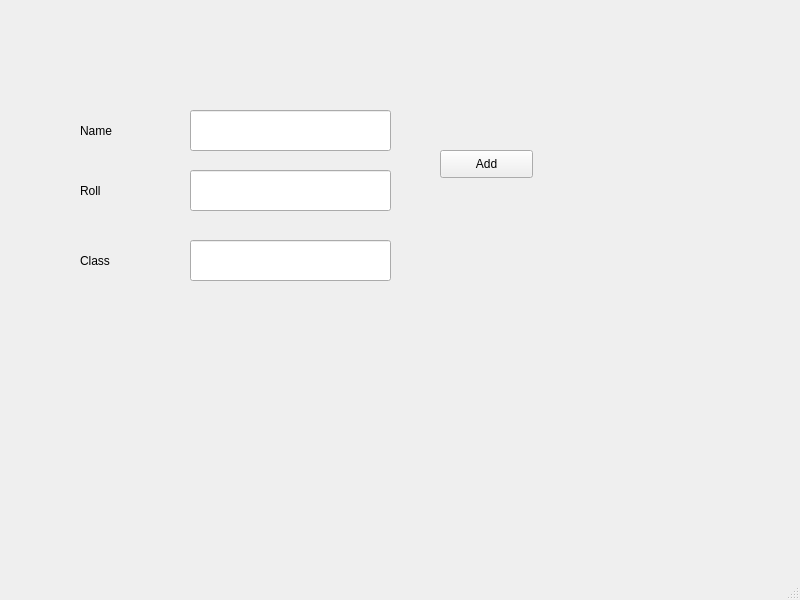
<?xml version="1.0" encoding="UTF-8"?>
<ui version="4.0">
 <class>insert</class>
 <widget class="QMainWindow" name="insert">
  <property name="geometry">
   <rect>
    <x>0</x>
    <y>0</y>
    <width>800</width>
    <height>600</height>
   </rect>
  </property>
  <property name="windowTitle">
   <string>MainWindow</string>
  </property>
  <widget class="QWidget" name="centralwidget">
   <widget class="QLineEdit" name="nametext">
    <property name="geometry">
     <rect>
      <x>190</x>
      <y>110</y>
      <width>201</width>
      <height>41</height>
     </rect>
    </property>
   </widget>
   <widget class="QPushButton" name="add">
    <property name="geometry">
     <rect>
      <x>440</x>
      <y>150</y>
      <width>93</width>
      <height>28</height>
     </rect>
    </property>
    <property name="text">
     <string>Add</string>
    </property>
   </widget>
   <widget class="QLabel" name="name">
    <property name="geometry">
     <rect>
      <x>80</x>
      <y>110</y>
      <width>111</width>
      <height>41</height>
     </rect>
    </property>
    <property name="text">
     <string>Name</string>
    </property>
   </widget>
   <widget class="QLabel" name="class_2">
    <property name="geometry">
     <rect>
      <x>80</x>
      <y>240</y>
      <width>111</width>
      <height>41</height>
     </rect>
    </property>
    <property name="text">
     <string>Class</string>
    </property>
   </widget>
   <widget class="QLabel" name="roll">
    <property name="geometry">
     <rect>
      <x>80</x>
      <y>170</y>
      <width>111</width>
      <height>41</height>
     </rect>
    </property>
    <property name="text">
     <string>Roll</string>
    </property>
   </widget>
   <widget class="QLineEdit" name="classtext">
    <property name="geometry">
     <rect>
      <x>190</x>
      <y>240</y>
      <width>201</width>
      <height>41</height>
     </rect>
    </property>
   </widget>
   <widget class="QLineEdit" name="rolltext">
    <property name="geometry">
     <rect>
      <x>190</x>
      <y>170</y>
      <width>201</width>
      <height>41</height>
     </rect>
    </property>
   </widget>
  </widget>
  <widget class="QMenuBar" name="menubar">
   <property name="geometry">
    <rect>
     <x>0</x>
     <y>0</y>
     <width>800</width>
     <height>27</height>
    </rect>
   </property>
  </widget>
  <widget class="QStatusBar" name="statusbar"/>
 </widget>
 <resources/>
 <connections/>
</ui>
